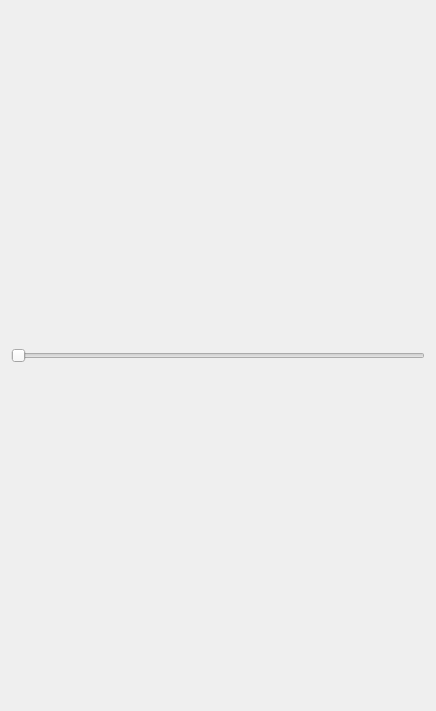
<?xml version="1.0" encoding="UTF-8"?>
<ui version="4.0">
 <class>Widget</class>
 <widget class="QWidget" name="Widget">
  <property name="geometry">
   <rect>
    <x>0</x>
    <y>0</y>
    <width>436</width>
    <height>711</height>
   </rect>
  </property>
  <property name="windowTitle">
   <string>Widget</string>
  </property>
  <layout class="QVBoxLayout" name="verticalLayout">
   <item>
    <layout class="QVBoxLayout" name="layout">
     <item>
      <widget class="QSlider" name="hSlider">
       <property name="orientation">
        <enum>Qt::Horizontal</enum>
       </property>
      </widget>
     </item>
    </layout>
   </item>
  </layout>
 </widget>
 <resources/>
 <connections/>
</ui>
